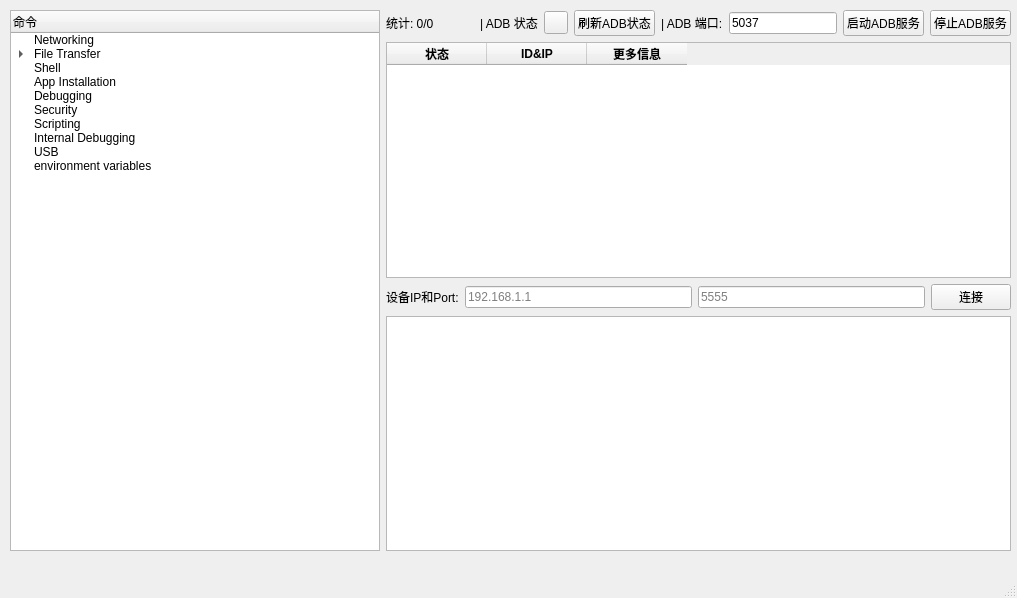
<?xml version="1.0" encoding="UTF-8"?>
<ui version="4.0">
 <class>MainWindow</class>
 <widget class="QMainWindow" name="MainWindow">
  <property name="geometry">
   <rect>
    <x>0</x>
    <y>0</y>
    <width>1017</width>
    <height>598</height>
   </rect>
  </property>
  <property name="windowTitle">
   <string>MainWindow</string>
  </property>
  <property name="windowIcon">
   <iconset resource="linkadb_res.qrc">
    <normaloff>:/img/res/logo.png</normaloff>:/img/res/logo.png</iconset>
  </property>
  <widget class="QWidget" name="centralwidget">
   <widget class="QWidget" name="horizontalLayoutWidget">
    <property name="geometry">
     <rect>
      <x>10</x>
      <y>10</y>
      <width>1001</width>
      <height>541</height>
     </rect>
    </property>
    <layout class="QHBoxLayout" name="horizontalLayout">
     <item>
      <widget class="QTreeWidget" name="tree_adb_cmd">
       <column>
        <property name="text">
         <string>命令</string>
        </property>
       </column>
       <item>
        <property name="text">
         <string>Networking</string>
        </property>
       </item>
       <item>
        <property name="text">
         <string>File Transfer</string>
        </property>
        <item>
         <property name="text">
          <string>Push</string>
         </property>
        </item>
        <item>
         <property name="text">
          <string>Pop</string>
         </property>
        </item>
        <item>
         <property name="text">
          <string>Sync</string>
         </property>
        </item>
       </item>
       <item>
        <property name="text">
         <string>Shell</string>
        </property>
       </item>
       <item>
        <property name="text">
         <string>App Installation</string>
        </property>
       </item>
       <item>
        <property name="text">
         <string>Debugging</string>
        </property>
       </item>
       <item>
        <property name="text">
         <string>Security</string>
        </property>
       </item>
       <item>
        <property name="text">
         <string>Scripting</string>
        </property>
       </item>
       <item>
        <property name="text">
         <string>Internal Debugging</string>
        </property>
       </item>
       <item>
        <property name="text">
         <string>USB</string>
        </property>
       </item>
       <item>
        <property name="text">
         <string>environment variables</string>
        </property>
       </item>
      </widget>
     </item>
     <item>
      <layout class="QVBoxLayout" name="verticalLayout">
       <item>
        <layout class="QHBoxLayout" name="horizontalLayout_3">
         <item>
          <widget class="QLabel" name="lb_device_count">
           <property name="text">
            <string>统计: 0/0</string>
           </property>
          </widget>
         </item>
         <item>
          <spacer name="horizontalSpacer">
           <property name="orientation">
            <enum>Qt::Horizontal</enum>
           </property>
           <property name="sizeHint" stdset="0">
            <size>
             <width>40</width>
             <height>20</height>
            </size>
           </property>
          </spacer>
         </item>
         <item>
          <widget class="QLabel" name="label_2">
           <property name="text">
            <string>| ADB 状态</string>
           </property>
          </widget>
         </item>
         <item>
          <widget class="QToolButton" name="tbtn_adb_server_state">
           <property name="text">
            <string/>
           </property>
           <property name="icon">
            <iconset>
             <normaloff>res/adb_server_unactivated.png</normaloff>res/adb_server_unactivated.png</iconset>
           </property>
          </widget>
         </item>
         <item>
          <widget class="QPushButton" name="btn_adb_server_refresh">
           <property name="text">
            <string>刷新ADB状态</string>
           </property>
           <property name="icon">
            <iconset resource="linkadb_res.qrc">
             <normaloff>:/img/res/adb_server_refresh.png</normaloff>:/img/res/adb_server_refresh.png</iconset>
           </property>
          </widget>
         </item>
         <item>
          <widget class="QLabel" name="label_3">
           <property name="text">
            <string>| ADB 端口:</string>
           </property>
          </widget>
         </item>
         <item>
          <widget class="QLineEdit" name="le_adb_server_port">
           <property name="text">
            <string>5037</string>
           </property>
           <property name="placeholderText">
            <string>5037</string>
           </property>
          </widget>
         </item>
         <item>
          <widget class="QPushButton" name="btn_adb_server_start">
           <property name="text">
            <string>启动ADB服务</string>
           </property>
           <property name="icon">
            <iconset resource="linkadb_res.qrc">
             <normaloff>:/img/res/adb_server_start.png</normaloff>:/img/res/adb_server_start.png</iconset>
           </property>
          </widget>
         </item>
         <item>
          <widget class="QPushButton" name="btn_asb_server_stop">
           <property name="text">
            <string>停止ADB服务</string>
           </property>
           <property name="icon">
            <iconset resource="linkadb_res.qrc">
             <normaloff>:/img/res/adb_server_stop.png</normaloff>:/img/res/adb_server_stop.png</iconset>
           </property>
          </widget>
         </item>
        </layout>
       </item>
       <item>
        <widget class="QTableWidget" name="table_device_list">
         <property name="selectionBehavior">
          <enum>QAbstractItemView::SelectColumns</enum>
         </property>
         <column>
          <property name="text">
           <string>状态</string>
          </property>
          <property name="font">
           <font>
            <weight>75</weight>
            <bold>true</bold>
           </font>
          </property>
         </column>
         <column>
          <property name="text">
           <string>ID&amp;IP</string>
          </property>
          <property name="font">
           <font>
            <weight>75</weight>
            <bold>true</bold>
           </font>
          </property>
         </column>
         <column>
          <property name="text">
           <string>更多信息</string>
          </property>
          <property name="font">
           <font>
            <weight>75</weight>
            <bold>true</bold>
           </font>
          </property>
         </column>
        </widget>
       </item>
       <item>
        <layout class="QHBoxLayout" name="horizontalLayout_2">
         <item>
          <widget class="QLabel" name="label">
           <property name="text">
            <string>设备IP和Port:</string>
           </property>
          </widget>
         </item>
         <item>
          <widget class="QLineEdit" name="le_wifi_connect_ip">
           <property name="placeholderText">
            <string>192.168.1.1</string>
           </property>
          </widget>
         </item>
         <item>
          <widget class="QLineEdit" name="le_wifi_connect_port">
           <property name="readOnly">
            <bool>false</bool>
           </property>
           <property name="placeholderText">
            <string>5555</string>
           </property>
          </widget>
         </item>
         <item>
          <widget class="QPushButton" name="pushButton">
           <property name="text">
            <string>连接</string>
           </property>
           <property name="icon">
            <iconset resource="linkadb_res.qrc">
             <normaloff>:/img/res/adb_wifi_connect.png</normaloff>:/img/res/adb_wifi_connect.png</iconset>
           </property>
          </widget>
         </item>
        </layout>
       </item>
       <item>
        <widget class="QTextBrowser" name="tb_debug_log"/>
       </item>
      </layout>
     </item>
    </layout>
   </widget>
  </widget>
  <widget class="QMenuBar" name="menubar">
   <property name="geometry">
    <rect>
     <x>0</x>
     <y>0</y>
     <width>1017</width>
     <height>23</height>
    </rect>
   </property>
  </widget>
  <widget class="QStatusBar" name="statusbar"/>
 </widget>
 <resources>
  <include location="linkadb_res.qrc"/>
 </resources>
 <connections/>
</ui>
